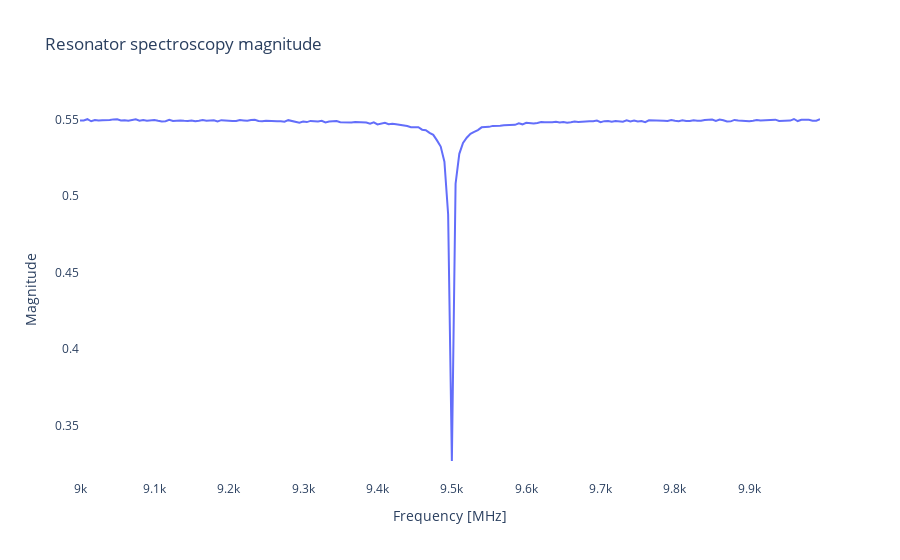
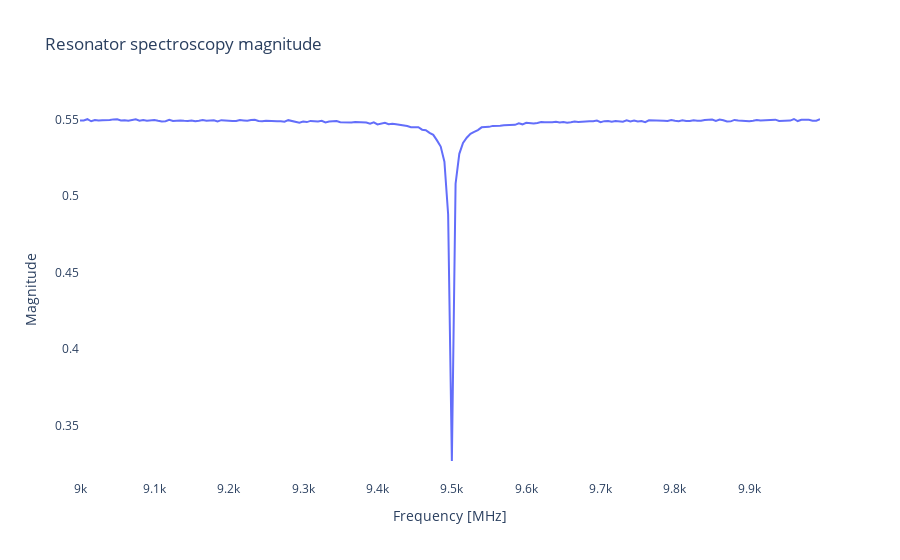
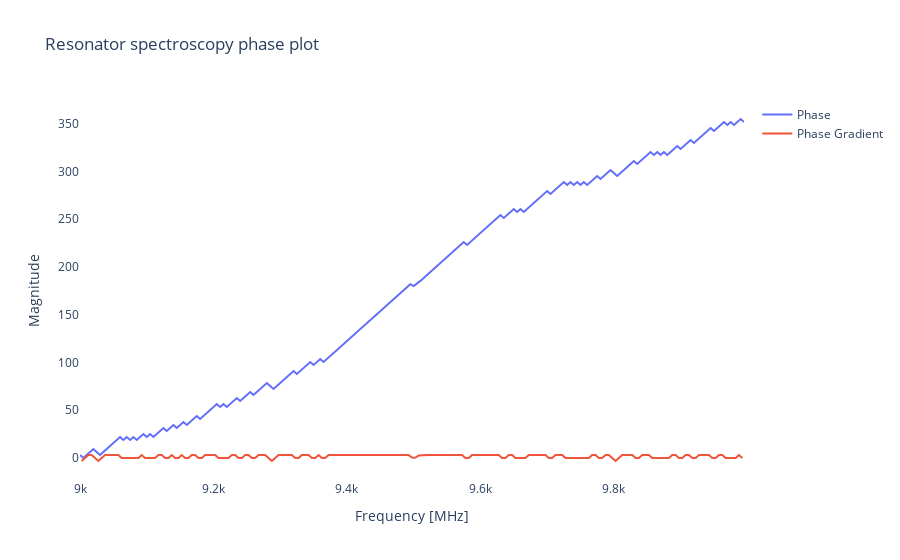
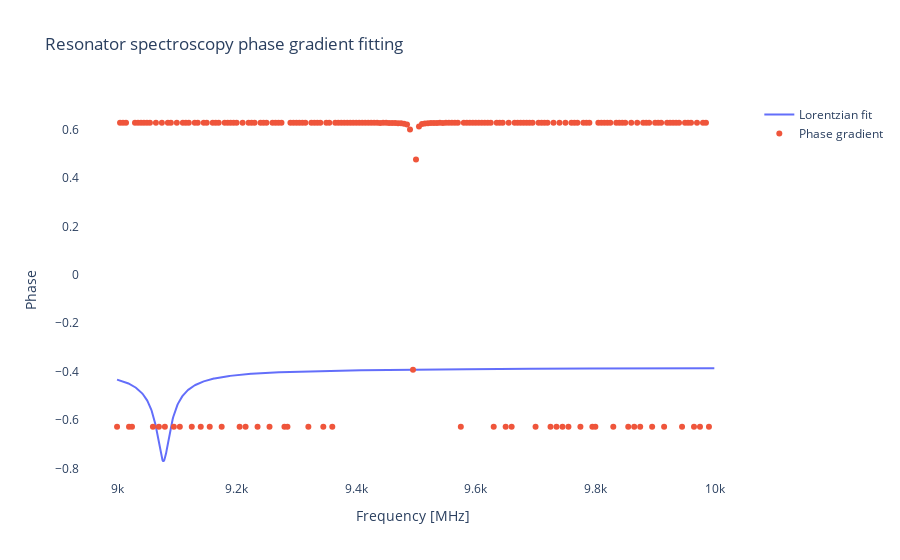

The notebook cell these images were saved under, in order:
### Code cell
# 1. Resonator spectroscopy
resonator_spec = ResonatorSweepTransmissionWithExtraInitialLPB(
    dut_qubit=qubit,
    start=9000.0,
    stop=10000.0,
    step=5.0,
    num_avs=1000,
    amp=0.02,
    mp_width=8.0
)

### Figure 1 — Plotly figure (JSON) as saved in the notebook; plotly's stock layout.template omitted (floating-point values rounded to 4 significant figures; data arrays with more than 128 entries replaced by an {"elided": "..."} marker saying what was removed)
{"data": [{"mode": "lines", "name": "Magnitude", "type": "scatter", "x": {"elided": "200 float values"}, "y": {"elided": "200 float values"}}], "layout": {"plot_bgcolor": "white", "title": {"text": "Resonator spectroscopy magnitude"}, "xaxis": {"title": {"text": "Frequency [MHz]"}}, "yaxis": {"title": {"text": "Magnitude"}}}}

### Figure 2 — Plotly figure (JSON) as saved in the notebook; plotly's stock layout.template omitted (floating-point values rounded to 4 significant figures; data arrays with more than 128 entries replaced by an {"elided": "..."} marker saying what was removed)
{"data": [{"line": {"width": 2}, "mode": "lines", "name": "Magnitude", "type": "scatter", "x": {"elided": "200 float values"}, "y": {"elided": "200 float values"}}], "layout": {"plot_bgcolor": "white", "title": {"text": "Resonator spectroscopy magnitude"}, "xaxis": {"title": {"text": "Frequency [MHz]"}}, "yaxis": {"title": {"text": "Magnitude"}}}}

### Figure 3 — Plotly figure (JSON) as saved in the notebook; plotly's stock layout.template omitted (floating-point values rounded to 4 significant figures; data arrays with more than 128 entries replaced by an {"elided": "..."} marker saying what was removed)
{"data": [{"mode": "lines", "name": "Phase", "type": "scatter", "x": {"elided": "200 float values"}, "y": {"elided": "200 float values"}}, {"mode": "lines", "name": "Phase Gradient", "type": "scatter", "x": {"elided": "199 float values"}, "y": {"elided": "200 float values"}}], "layout": {"plot_bgcolor": "white", "title": {"text": "Resonator spectroscopy phase plot"}, "xaxis": {"title": {"text": "Frequency [MHz]"}}, "yaxis": {"title": {"text": "Magnitude"}}}}

### Figure 4 — Plotly figure (JSON) as saved in the notebook; plotly's stock layout.template omitted (floating-point values rounded to 4 significant figures; data arrays with more than 128 entries replaced by an {"elided": "..."} marker saying what was removed)
{"data": [{"mode": "lines", "name": "Lorentzian fit", "type": "scatter", "x": {"elided": "1000 float values"}, "y": {"elided": "1000 float values"}}, {"mode": "markers", "name": "Phase gradient", "type": "scatter", "x": {"elided": "200 float values"}, "y": {"elided": "199 float values"}}], "layout": {"plot_bgcolor": "white", "title": {"text": "Resonator spectroscopy phase gradient fitting"}, "xaxis": {"title": {"text": "Frequency [MHz]"}}, "yaxis": {"title": {"text": "Phase"}}}}
